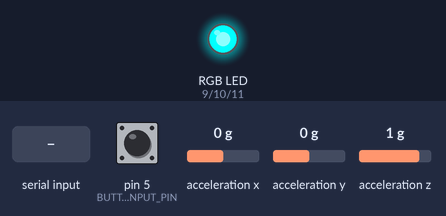
Simulated run of this sketch. Board: Arduino Leonardo, built with avr-gcc and run on an emulated ATmega32U4. On the bench: an RGB LED mixed from three pins (HIGH = lit). The inputs (shaded band) are chosen by the test bench; at power-on: pin 5 (BUTTON_INPUT_PIN) LOW, acceleration x 0 g, acceleration y 0 g, acceleration z 1 g. What the sketch prints to the serial monitor is not drawn.

Above: at 1.2 s.
1.3 s: "90,45,200\n" received over Serial
At 2.3 s:
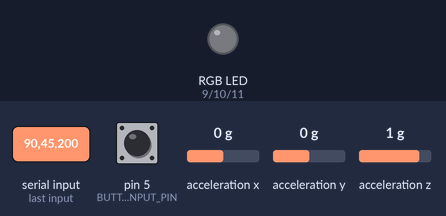
2.8 s: "0\n" received over Serial
At 4.0 s:
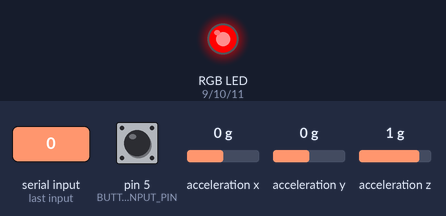
4.3 s: "30,150,10\n" received over Serial
At 5.2 s:
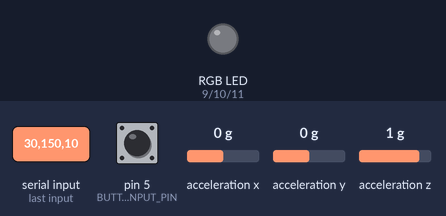
5.8 s: "1\n" received over Serial
At 7.1 s:
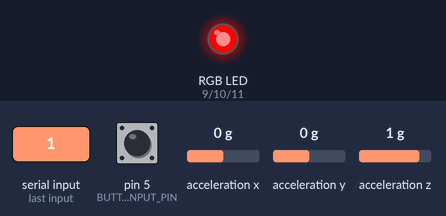
Timing chart, 0 to 8.3 s (numbered marks = the images above; inputs shaded):
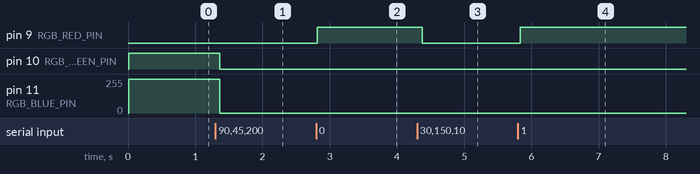

The sketch:

Controller.ino
```cpp
// Basic demo for accelerometer readings from Adafruit LIS3DH

#include <Wire.h>
#include <SPI.h>
#include <Adafruit_LIS3DH.h>
#include <Adafruit_Sensor.h>
#include "src/RGBConverter/RGBConverter.h"


// Used for software SPI
#define LIS3DH_CLK 13
#define LIS3DH_MISO 12
#define LIS3DH_MOSI 11
// Used for hardware & software SPI
#define LIS3DH_CS 10


const int RGB_RED_PIN = 9;
const int RGB_GREEN_PIN  = 10;
const int RGB_BLUE_PIN  = 11;
const boolean COMMON_ANODE = false;


const byte MAX_RGB_VALUE = 255;

const int BUTTON_INPUT_PIN = 5;
const int LED_OUTPUT_PIN = 3;
const int DEBOUNCE_WINDOW = 40; // in milliseconds

int _prevRawButtonVal = LOW;
int _debouncedButtonVal = LOW;
unsigned long _buttonStateChangeTimestamp = 0;  // the last time the input pin was toggled


float hue = 0.5; // 0 - 360
float saturation = 1;
float lightness = 0.5;

RGBConverter _rgbConverter;


// software SPI
//Adafruit_LIS3DH lis = Adafruit_LIS3DH(LIS3DH_CS, LIS3DH_MOSI, LIS3DH_MISO, LIS3DH_CLK);
// hardware SPI
//Adafruit_LIS3DH lis = Adafruit_LIS3DH(LIS3DH_CS);
// I2C
Adafruit_LIS3DH lis = Adafruit_LIS3DH();


void setup(void) {
  Serial.begin(9600);
  while (!Serial) delay(10);     // will pause Zero, Leonardo, etc until serial console opens

  pinMode(BUTTON_INPUT_PIN, INPUT);
  pinMode(RGB_RED_PIN, OUTPUT);
  pinMode(RGB_GREEN_PIN, OUTPUT);
  pinMode(RGB_BLUE_PIN, OUTPUT);

  // Serial.println("LIS3DH test!");

  if (! lis.begin(0x18)) {   // change this to 0x19 for alternative i2c address
    Serial.println("Couldnt start");
    while (1) yield();
  }
  // Serial.println("LIS3DH found!");

  // lis.setRange(LIS3DH_RANGE_4_G);   // 2, 4, 8 or 16 G!

  // Serial.print("Range = "); Serial.print(2 << lis.getRange());
  // Serial.println("G");

  // lis.setDataRate(LIS3DH_DATARATE_50_HZ);
  // Serial.print("Data rate set to: ");
  // switch (lis.getDataRate()) {
  //   case LIS3DH_DATARATE_1_HZ: Serial.println("1 Hz"); break;
  //   case LIS3DH_DATARATE_10_HZ: Serial.println("10 Hz"); break;
  //   case LIS3DH_DATARATE_25_HZ: Serial.println("25 Hz"); break;
  //   case LIS3DH_DATARATE_50_HZ: Serial.println("50 Hz"); break;
  //   case LIS3DH_DATARATE_100_HZ: Serial.println("100 Hz"); break;
  //   case LIS3DH_DATARATE_200_HZ: Serial.println("200 Hz"); break;
  //   case LIS3DH_DATARATE_400_HZ: Serial.println("400 Hz"); break;

  //   case LIS3DH_DATARATE_POWERDOWN: Serial.println("Powered Down"); break;
  //   case LIS3DH_DATARATE_LOWPOWER_5KHZ: Serial.println("5 Khz Low Power"); break;
  //   case LIS3DH_DATARATE_LOWPOWER_1K6HZ: Serial.println("16 Khz Low Power"); break;
  // }
}

void loop() {
  lis.read();      // get X Y and Z data at once
  checkAndParseSerial();
  buttonData();
  updateLight();
  sendData();
  delay(100);
}

void checkAndParseSerial() {

  if (Serial.available() > 0) {
    String rcvdSerialData = Serial.readStringUntil('\n');

    // Serial.print("#recieved: ");
    // Serial.println(rcvdSerialData);

    String newHue = getValue(rcvdSerialData, ',', 0);
    String newSaturation = getValue(rcvdSerialData, ',', 1);
    String newLightness = getValue(rcvdSerialData, ',', 2);

    if (newHue.toFloat() > 1 || newHue.toFloat() < 0) {
      Serial.println("#out of bounds hue");
    }

    hue = newHue.toFloat();
    saturation = newSaturation.toFloat();
    lightness = newLightness.toFloat();


    // String output = "#recieved:" + hue + "," + saturation + "," + test;
    // Serial.println(output);


  }


}

// from crossfade section of textbook
void updateLight() {
    // Convert current hue, saturation, and lightness to RGB
  // The library assumes hue, saturation, and lightness range from 0 - 1
  // and that RGB ranges from 0 - 255
  // If lightness is equal to 1, then the RGB LED will be white
  byte rgb[3];

  float saturation = 1;
  float lightness = 0.5;

  _rgbConverter.hslToRgb(hue, saturation, lightness, rgb);
  setColor(rgb[0], rgb[1], rgb[2]);

}

/**
 * setColor takes in values between 0 - 255 for the amount of red, green, and blue, respectively
 * where 255 is the maximum amount of that color and 0 is none of that color. You can illuminate
 * all colors by intermixing different combinations of red, green, and blue.
 *
 * This function is based on https://gist.github.com/jamesotron/766994
 *
 */
void setColor(int red, int green, int blue)
{
  // If a common anode LED, invert values
  if(COMMON_ANODE == true){
    red = MAX_RGB_VALUE - red;
    green = MAX_RGB_VALUE - green;
    blue = MAX_RGB_VALUE - blue;
  }
  analogWrite(RGB_RED_PIN, red);
  analogWrite(RGB_GREEN_PIN, green);
  analogWrite(RGB_BLUE_PIN, blue);
}

// by Odis Harkins from https://arduino.stackexchange.com/questions/1013/how-do-i-split-an-incoming-string
String getValue(String data, char separator, int index) {
    int found = 0;
    int strIndex[] = { 0, -1 };
    int maxIndex = data.length() - 1;

    for (int i = 0; i <= maxIndex && found <= index; i++) {
        if (data.charAt(i) == separator || i == maxIndex) {
            found++;
            strIndex[0] = strIndex[1] + 1;
            strIndex[1] = (i == maxIndex) ? i+1 : i;
        }
    }
    return found > index ? data.substring(strIndex[0], strIndex[1]) : "";
}


// debounce code from debounce section of textbook
void buttonData() {
   // Read the button value. We assume a pull-down resistor button configuration so
  // the button will be HIGH when pressed and LOW when not pressed
  int rawButtonVal = digitalRead(BUTTON_INPUT_PIN);

  // If the button state has changed since the last reading, grab timestamp
  // This state change may be due to a legitimate user action or noise
  if(rawButtonVal != _prevRawButtonVal){
    _buttonStateChangeTimestamp = millis();
  }

  if((millis() - _buttonStateChangeTimestamp) >= DEBOUNCE_WINDOW){
    // If we're here, then the button state hasn't changed for at least DEBOUNCE_WINDOW
    // So, we must be in a steady state

    _debouncedButtonVal = rawButtonVal;
  }


  _prevRawButtonVal = rawButtonVal;
}


// "x,y,z,x-acc,y-acc,z-acc, isButtonPressed"
void sendData() {
  sensors_event_t event;
  lis.getEvent(&event);

  float data[] = {lis.x, lis.y, lis.z, event.acceleration.x, event.acceleration.y, event.acceleration.z, _debouncedButtonVal};
  const int DATA_LENGTH = 7;

  String output = "";
  for (int i = 0; i < DATA_LENGTH; i++) {
    output += String(data[i]);
    if (i + 1 != DATA_LENGTH) output += ",";
  }

  Serial.println(output);
}
```

RGBConverter.cpp
```cpp
/*
 * RGBConverter.h - Arduino library for converting between RGB, HSV and HSL
 *
 * Ported from the Javascript at http://mjijackson.com/2008/02/rgb-to-hsl-and-rgb-to-hsv-color-model-conversion-algorithms-in-javascript
 * The hard work was Michael's, all the bugs are mine.
 *
 * Robert Atkins, December 2010 (ratkins_at_fastmail_dot_fm).
 *
 * https://github.com/ratkins/RGBConverter
 *
 */
#include "RGBConverter.h"

/**
 * Converts an RGB color value to HSL. Conversion formula
 * adapted from http://en.wikipedia.org/wiki/HSL_color_space.
 * Assumes r, g, and b are contained in the set [0, 255] and
 * returns h, s, and l in the set [0, 1].
 *
 * @param   Number  r       The red color value
 * @param   Number  g       The green color value
 * @param   Number  b       The blue color value
 * @return  Array           The HSL representation
 */
void RGBConverter::rgbToHsl(byte r, byte g, byte b, double hsl[]) {
    double rd = (double) r/255;
    double gd = (double) g/255;
    double bd = (double) b/255;
    double max = threeway_max(rd, gd, bd);
    double min = threeway_min(rd, gd, bd);
    double h, s, l = (max + min) / 2;

    if (max == min) {
        h = s = 0; // achromatic
    } else {
        double d = max - min;
        s = l > 0.5 ? d / (2 - max - min) : d / (max + min);
        if (max == rd) {
            h = (gd - bd) / d + (gd < bd ? 6 : 0);
        } else if (max == gd) {
            h = (bd - rd) / d + 2;
        } else if (max == bd) {
            h = (rd - gd) / d + 4;
        }
        h /= 6;
    }
    hsl[0] = h;
    hsl[1] = s;
    hsl[2] = l;
}

/**
 * Converts an HSL color value to RGB. Conversion formula
 * adapted from http://en.wikipedia.org/wiki/HSL_color_space.
 * Assumes h, s, and l are contained in the set [0, 1] and
 * returns r, g, and b in the set [0, 255].
 *
 * @param   Number  h       The hue
 * @param   Number  s       The saturation
 * @param   Number  l       The lightness
 * @return  Array           The RGB representation
 */
void RGBConverter::hslToRgb(double h, double s, double l, byte rgb[]) {
    double r, g, b;

    if (s == 0) {
        r = g = b = l; // achromatic
    } else {
        double q = l < 0.5 ? l * (1 + s) : l + s - l * s;
        double p = 2 * l - q;
        r = RGBConverter::hue2rgb(p, q, h + 1/3.0);
        g = RGBConverter::hue2rgb(p, q, h);
        b = RGBConverter::hue2rgb(p, q, h - 1/3.0);
    }

    rgb[0] = r * 255;
    rgb[1] = g * 255;
    rgb[2] = b * 255;
}

/**
 * Converts an RGB color value to HSV. Conversion formula
 * adapted from http://en.wikipedia.org/wiki/HSV_color_space.
 * Assumes r, g, and b are contained in the set [0, 255] and
 * returns h, s, and v in the set [0, 1].
 *
 * @param   Number  r       The red color value
 * @param   Number  g       The green color value
 * @param   Number  b       The blue color value
 * @return  Array           The HSV representation
 */
void RGBConverter::rgbToHsv(byte r, byte g, byte b, double hsv[]) {
    double rd = (double) r/255;
    double gd = (double) g/255;
    double bd = (double) b/255;
    double max = threeway_max(rd, gd, bd), min = threeway_min(rd, gd, bd);
    double h, s, v = max;

    double d = max - min;
    s = max == 0 ? 0 : d / max;

    if (max == min) {
        h = 0; // achromatic
    } else {
        if (max == rd) {
            h = (gd - bd) / d + (gd < bd ? 6 : 0);
        } else if (max == gd) {
            h = (bd - rd) / d + 2;
        } else if (max == bd) {
            h = (rd - gd) / d + 4;
        }
        h /= 6;
    }

    hsv[0] = h;
    hsv[1] = s;
    hsv[2] = v;
}

/**
 * Converts an HSV color value to RGB. Conversion formula
 * adapted from http://en.wikipedia.org/wiki/HSV_color_space.
 * Assumes h, s, and v are contained in the set [0, 1] and
 * returns r, g, and b in the set [0, 255].
 *
 * @param   Number  h       The hue
 * @param   Number  s       The saturation
 * @param   Number  v       The value
 * @return  Array           The RGB representation
 */
void RGBConverter::hsvToRgb(double h, double s, double v, byte rgb[]) {
    double r, g, b;

    int i = int(h * 6);
    double f = h * 6 - i;
    double p = v * (1 - s);
    double q = v * (1 - f * s);
    double t = v * (1 - (1 - f) * s);

    switch(i % 6){
        case 0: r = v, g = t, b = p; break;
        case 1: r = q, g = v, b = p; break;
        case 2: r = p, g = v, b = t; break;
        case 3: r = p, g = q, b = v; break;
        case 4: r = t, g = p, b = v; break;
        case 5: r = v, g = p, b = q; break;
    }

    rgb[0] = r * 255;
    rgb[1] = g * 255;
    rgb[2] = b * 255;
}

double RGBConverter::threeway_max(double a, double b, double c) {
    return max(a, max(b, c));
}

double RGBConverter::threeway_min(double a, double b, double c) {
    return min(a, min(b, c));
}

double RGBConverter::hue2rgb(double p, double q, double t) {
    if(t < 0) t += 1;
    if(t > 1) t -= 1;
    if(t < 1/6.0) return p + (q - p) * 6 * t;
    if(t < 1/2.0) return q;
    if(t < 2/3.0) return p + (q - p) * (2/3.0 - t) * 6;
    return p;
}
```

RGBConverter.h
```cpp
/*
 * RGBConverter.h - Arduino library for converting between RGB, HSV and HSL
 *
 * Ported from the Javascript at http://mjijackson.com/2008/02/rgb-to-hsl-and-rgb-to-hsv-color-model-conversion-algorithms-in-javascript
 * The hard work was Michael's, all the bugs are mine.
 *
 * Robert Atkins, December 2010 (ratkins_at_fastmail_dot_fm).
 *
 * https://github.com/ratkins/RGBConverter
 *
 */
#ifndef RGBConverter_h
#define RGBConverter_h

#if (ARDUINO >= 100)
 #include <Arduino.h>
#else
 #include <Arduino.h>
#endif

class RGBConverter {

public:
    /**
     * Converts an RGB color value to HSL. Conversion formula
     * adapted from http://en.wikipedia.org/wiki/HSL_color_space.
     * Assumes r, g, and b are contained in the set [0, 255] and
     * returns h, s, and l in the set [0, 1].
     *
     * @param   byte    r       The red color value
     * @param   byte    g       The green color value
     * @param   byte    b       The blue color value
     * @param   double  hsl[]   The HSL representation
     */
    void rgbToHsl(byte r, byte g, byte b, double hsl[]);

    /**
     * Converts an HSL color value to RGB. Conversion formula
     * adapted from http://en.wikipedia.org/wiki/HSL_color_space.
     * Assumes h, s, and l are contained in the set [0, 1] and
     * returns r, g, and b in the set [0, 255].
     *
     * @param   double  h       The hue
     * @param   double  s       The saturation
     * @param   double  l       The lightness
     * @return  byte    rgb[]   The RGB representation
     */
    void hslToRgb(double h, double s, double l, byte rgb[]);

    /**
     * Converts an RGB color value to HSV. Conversion formula
     * adapted from http://en.wikipedia.org/wiki/HSV_color_space.
     * Assumes r, g, and b are contained in the set [0, 255] and
     * returns h, s, and v in the set [0, 1].
     *
     * @param   byte  r       The red color value
     * @param   byte  g       The green color value
     * @param   byte  b       The blue color value
     * @return  double hsv[]  The HSV representation
     */
    void rgbToHsv(byte r, byte g, byte b, double hsv[]);

    /**
     * Converts an HSV color value to RGB. Conversion formula
     * adapted from http://en.wikipedia.org/wiki/HSV_color_space.
     * Assumes h, s, and v are contained in the set [0, 1] and
     * returns r, g, and b in the set [0, 255].
     *
     * @param   double  h       The hue
     * @param   double  s       The saturation
     * @param   double  v       The value
     * @return  byte    rgb[]   The RGB representation
     */
    void hsvToRgb(double h, double s, double v, byte rgb[]);

private:
    double threeway_max(double a, double b, double c);
    double threeway_min(double a, double b, double c);
    double hue2rgb(double p, double q, double t);
};

#endif
```

Measured:
- after the input at 1.3 s, pin 10 (RGB_GREEN_PIN): HIGH → LOW after 0.06 s; pin 11 (RGB_BLUE_PIN): 254/255 → 0/255 after 0.06 s
- after the input at 2.8 s, pin 9 (RGB_RED_PIN): LOW → HIGH at once
- after the input at 4.3 s, pin 9 (RGB_RED_PIN): HIGH → LOW after 0.08 s
- after the input at 5.8 s, pin 9 (RGB_RED_PIN): LOW → HIGH at once
